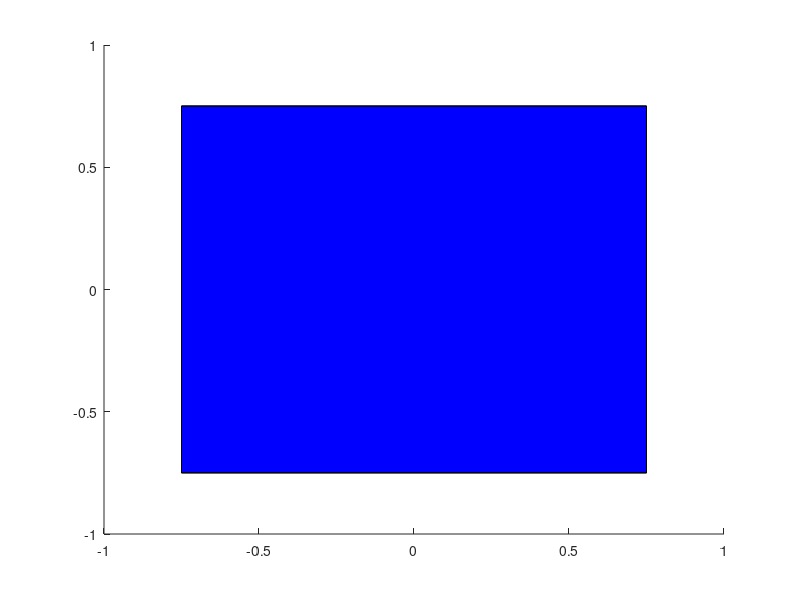

Source code (MATLAB):
function [cubo, faces] = desenhar_cubo()
  
  % v�rtices do cubo
  vertices = [1 1 0;
              0 1 0;
              0 1 1;
              1 1 1;
              0 0 1;
              1 0 1;
              1 0 0;
              0 0 0];

  % faces do cubo
  faces = [1 2 3 4;
           4 3 5 6;
           6 7 8 5;
           1 2 8 7;
           6 7 1 4;
           2 3 5 8];
 
  % tamanho em cada coordenada   
  X = 1.5;
  Y = 1.5;
  Z = 1.5;
  
  % origem do cubo
  CX = -X/2;
  CY = -Y/2;
  CZ = 0;
 
  cubo = [vertices(:,1)*X+CX,vertices(:,2)*Y+CY,vertices(:,3)*Z+CZ];
  patch('Faces',faces,'Vertices',cubo,'FaceColor','b');
end
